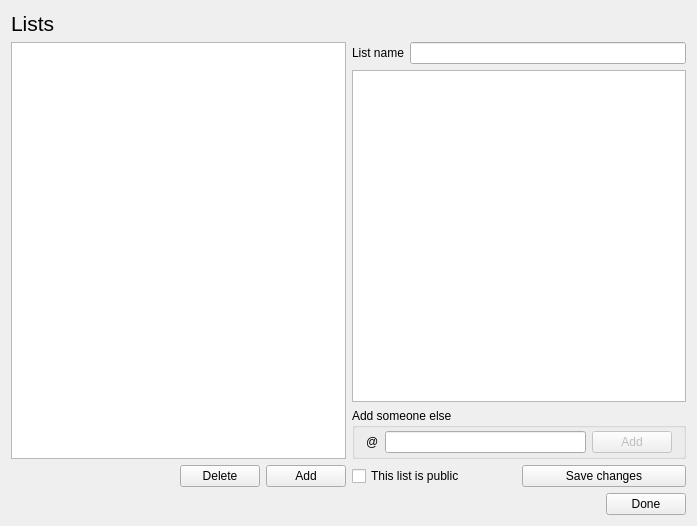
<?xml version="1.0" encoding="UTF-8"?>
<ui version="4.0">
 <class>GroupManagementWindowClass</class>
 <widget class="QWidget" name="GroupManagementWindowClass">
  <property name="geometry">
   <rect>
    <x>0</x>
    <y>0</y>
    <width>697</width>
    <height>526</height>
   </rect>
  </property>
  <property name="windowTitle">
   <string>List management</string>
  </property>
  <layout class="QVBoxLayout" name="verticalLayout_3">
   <item>
    <layout class="QHBoxLayout" name="horizontalLayout_6">
     <item>
      <widget class="QLabel" name="title">
       <property name="font">
        <font>
         <pointsize>16</pointsize>
         <weight>50</weight>
         <bold>false</bold>
        </font>
       </property>
       <property name="text">
        <string>Lists</string>
       </property>
      </widget>
     </item>
    </layout>
   </item>
   <item>
    <layout class="QHBoxLayout" name="horizontalLayout_3">
     <item>
      <layout class="QVBoxLayout" name="verticalLayout">
       <item>
        <widget class="QListWidget" name="groups">
         <property name="viewMode">
          <enum>QListView::ListMode</enum>
         </property>
         <property name="uniformItemSizes">
          <bool>true</bool>
         </property>
         <property name="sortingEnabled">
          <bool>true</bool>
         </property>
        </widget>
       </item>
       <item>
        <layout class="QHBoxLayout" name="horizontalLayout_4">
         <item>
          <spacer name="horizontalSpacer_2">
           <property name="orientation">
            <enum>Qt::Horizontal</enum>
           </property>
           <property name="sizeHint" stdset="0">
            <size>
             <width>40</width>
             <height>20</height>
            </size>
           </property>
          </spacer>
         </item>
         <item>
          <widget class="QPushButton" name="delgroup">
           <property name="text">
            <string>Delete</string>
           </property>
          </widget>
         </item>
         <item>
          <widget class="QPushButton" name="addgroup">
           <property name="text">
            <string>Add</string>
           </property>
          </widget>
         </item>
        </layout>
       </item>
      </layout>
     </item>
     <item>
      <layout class="QVBoxLayout" name="verticalLayout_2">
       <item>
        <layout class="QHBoxLayout" name="horizontalLayout_2">
         <item>
          <widget class="QLabel" name="label_2">
           <property name="text">
            <string>List name</string>
           </property>
          </widget>
         </item>
         <item>
          <widget class="QLineEdit" name="groupname"/>
         </item>
        </layout>
       </item>
       <item>
        <widget class="QListWidget" name="groupmembers">
         <property name="selectionMode">
          <enum>QAbstractItemView::MultiSelection</enum>
         </property>
         <property name="sortingEnabled">
          <bool>true</bool>
         </property>
        </widget>
       </item>
       <item>
        <widget class="QGroupBox" name="groupBox">
         <property name="title">
          <string>Add someone else</string>
         </property>
         <property name="flat">
          <bool>true</bool>
         </property>
         <layout class="QHBoxLayout" name="horizontalLayout_7">
          <property name="topMargin">
           <number>3</number>
          </property>
          <property name="bottomMargin">
           <number>3</number>
          </property>
          <item>
           <widget class="QLabel" name="label">
            <property name="text">
             <string>@</string>
            </property>
           </widget>
          </item>
          <item>
           <widget class="QLineEdit" name="addusername"/>
          </item>
          <item>
           <widget class="QPushButton" name="adduser">
            <property name="enabled">
             <bool>false</bool>
            </property>
            <property name="text">
             <string>Add</string>
            </property>
           </widget>
          </item>
         </layout>
        </widget>
       </item>
       <item>
        <layout class="QHBoxLayout" name="horizontalLayout_5">
         <item>
          <layout class="QVBoxLayout" name="verticalLayout_5">
           <item>
            <widget class="QCheckBox" name="publiclist">
             <property name="text">
              <string>This list is public</string>
             </property>
            </widget>
           </item>
          </layout>
         </item>
         <item>
          <layout class="QVBoxLayout" name="verticalLayout_4">
           <item>
            <widget class="QPushButton" name="savechanges">
             <property name="text">
              <string>Save changes</string>
             </property>
            </widget>
           </item>
          </layout>
         </item>
        </layout>
       </item>
      </layout>
     </item>
    </layout>
   </item>
   <item>
    <layout class="QHBoxLayout" name="horizontalLayout">
     <item>
      <spacer name="horizontalSpacer">
       <property name="orientation">
        <enum>Qt::Horizontal</enum>
       </property>
       <property name="sizeHint" stdset="0">
        <size>
         <width>48</width>
         <height>20</height>
        </size>
       </property>
      </spacer>
     </item>
     <item>
      <widget class="QPushButton" name="done">
       <property name="text">
        <string>Done</string>
       </property>
      </widget>
     </item>
    </layout>
   </item>
  </layout>
 </widget>
 <layoutdefault spacing="6" margin="11"/>
 <resources>
  <include location="resources.qrc"/>
 </resources>
 <connections/>
</ui>
